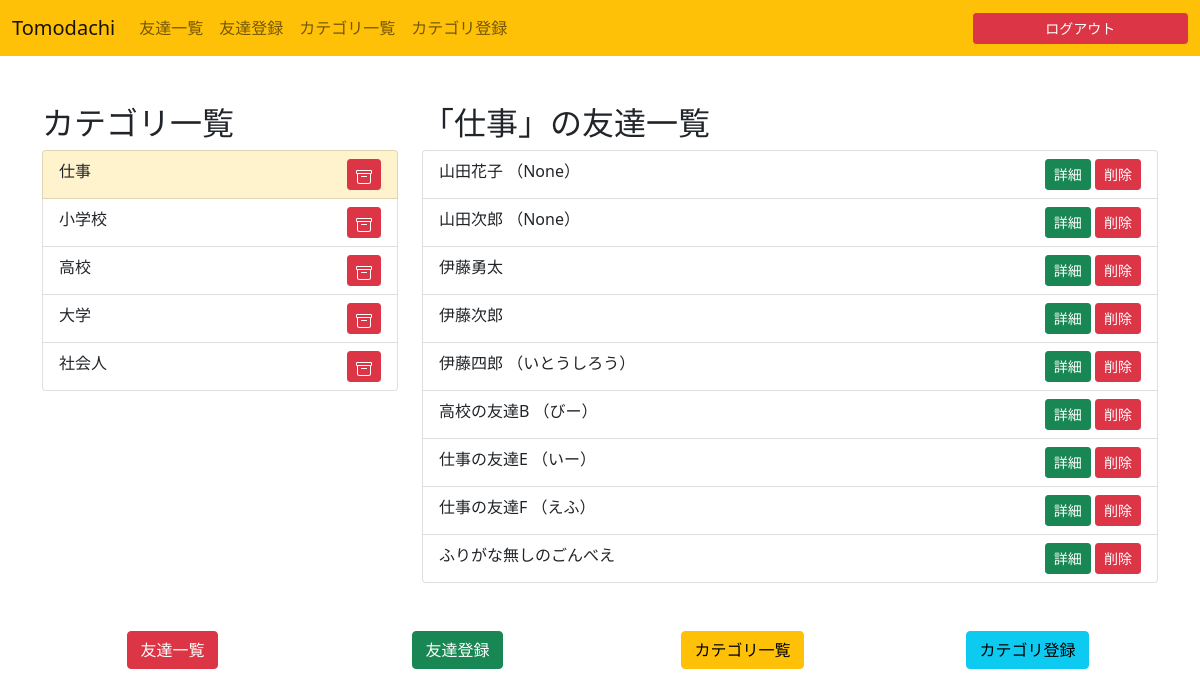
The page /category/1/ (signed in) on the database its author committed.
### friendslist/models.py (models this page shows)
class Category(models.Model):
    name = models.CharField(default="", max_length=20)
    created_at = models.DateTimeField(auto_now_add=True)
    updated_at = models.DateTimeField(auto_now=True)
    user = models.ForeignKey(get_user_model(), on_delete=models.CASCADE)

class Friend(models.Model):
    name = models.CharField(default="", max_length=20)
    furigana = models.CharField(blank=True, null=True, max_length=20)
    nickname = models.CharField(blank=True, null=True, max_length=20)
    sex = models.IntegerField(default=0)
    birthday = models.DateField(blank=True, null=True, auto_now=False, auto_now_add=False)
    birthplace = models.CharField(blank=True, null=True, max_length=30)
    hobby = models.CharField(blank=True, null=True, max_length=30)
    company = models.CharField(blank=True, null=True, max_length=30)
    created_at = models.DateTimeField(auto_now_add=True)
    updated_at = models.DateTimeField(auto_now=True)
    user = models.ForeignKey(get_user_model(), on_delete=models.CASCADE)
    category = models.ForeignKey(Category, on_delete=models.CASCADE, default=1)

### friendslist/views.py (the view)
# urls.py: path('category/<slug:pk>/', views.category_index),
@login_required
def category_index(request, pk):
    user = request.user
    categories = Category.objects.filter(user=user)
    current_category = Category.objects.get(pk=pk)
    first_category = categories.first()
    friends = Friend.objects.filter(category=current_category)
    context = {
        'friends': friends,
        'categories': categories,
        'current_category': current_category,
        'first_category': first_category,
    }
    return render(request, 'friendslist/category/index.html', context)

### templates/friendslist/category/index.html (shortened to what this page needs)
{% extends 'friendslist/base.html' %}
{% block content %}
<main class="container mb-5">
    <div class="row">
        <div class="col col-md-4">
            <h2>カテゴリ一覧</h2>
            <ul class="list-group">
              {% for category in categories %}
                <li class="list-group-item {% if category.pk == current_category.pk %}list-group-item-warning{% endif %}">
                  <a href="/category/{{ category.pk }}" class="text-decoration-none text-dark">{{ category.name }}</a>
                  <a href="{% url 'category_delete' category.pk %}" class="btn btn-danger btn-sm float-end">
                  </a>
                </li>
              {% endfor %}
              </ul>
        </div>
        <div class="column col-md-8">
          <h2>「{{ current_category.name }}」の友達一覧</h2>
          <ul class="list-group">
          {% for friend in friends %}
              <li class="list-group-item">
                {{ friend.name }}
                {% if friend.furigana is not None %}
                  （{{ friend.furigana }}）
                {% endif %}
                <div class="float-end">
                  <a href="{% url 'friend' friend.pk %}" class="btn btn-success btn-sm">詳細</a>
                  <a href="{% url 'delete' friend.pk %}" class="btn btn-danger btn-sm">削除</a>
                </div>
              </li>
          {% endfor %}
          </ul>
        </div>
    </div>
</main>
{% endblock %}

### rows shown on the page
Category: name "仕事"
Category: name "小学校"
Category: name "高校"
Category: name "大学"
Category: name "社会人"
Friend: name "山田花子", furigana "None"
Friend: name "山田次郎", furigana "None"
Friend: name "伊藤勇太"
Friend: name "伊藤次郎"
Friend: name "伊藤四郎", furigana "いとうしろう"
Friend: name "高校の友達B", furigana "びー"
Friend: name "仕事の友達E", furigana "いー"
Friend: name "仕事の友達F", furigana "えふ"
Friend: name "ふりがな無しのごんべえ"
